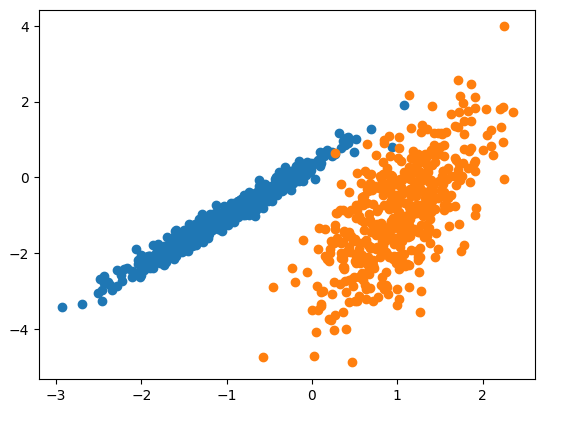

Reproduce this figure in Python.
!pip install numpy
!pip install matplotlib
!pip install scikit-learn

# synthetic classification dataset
from numpy import where
from sklearn.datasets import make_classification
from matplotlib import pyplot
# define dataset
X, y = make_classification(n_samples=1000, n_features=2, n_informative=2, n_redundant=0, n_clusters_per_class=1, random_state=4)
# create scatter plot for samples from each class
for class_value in range(2):
    # get row indexes for samples with this class
    row_ix = where(y == class_value)
    # create scatter of these samples
    pyplot.scatter(X[row_ix, 0], X[row_ix, 1])
# show the plot
pyplot.show() 
